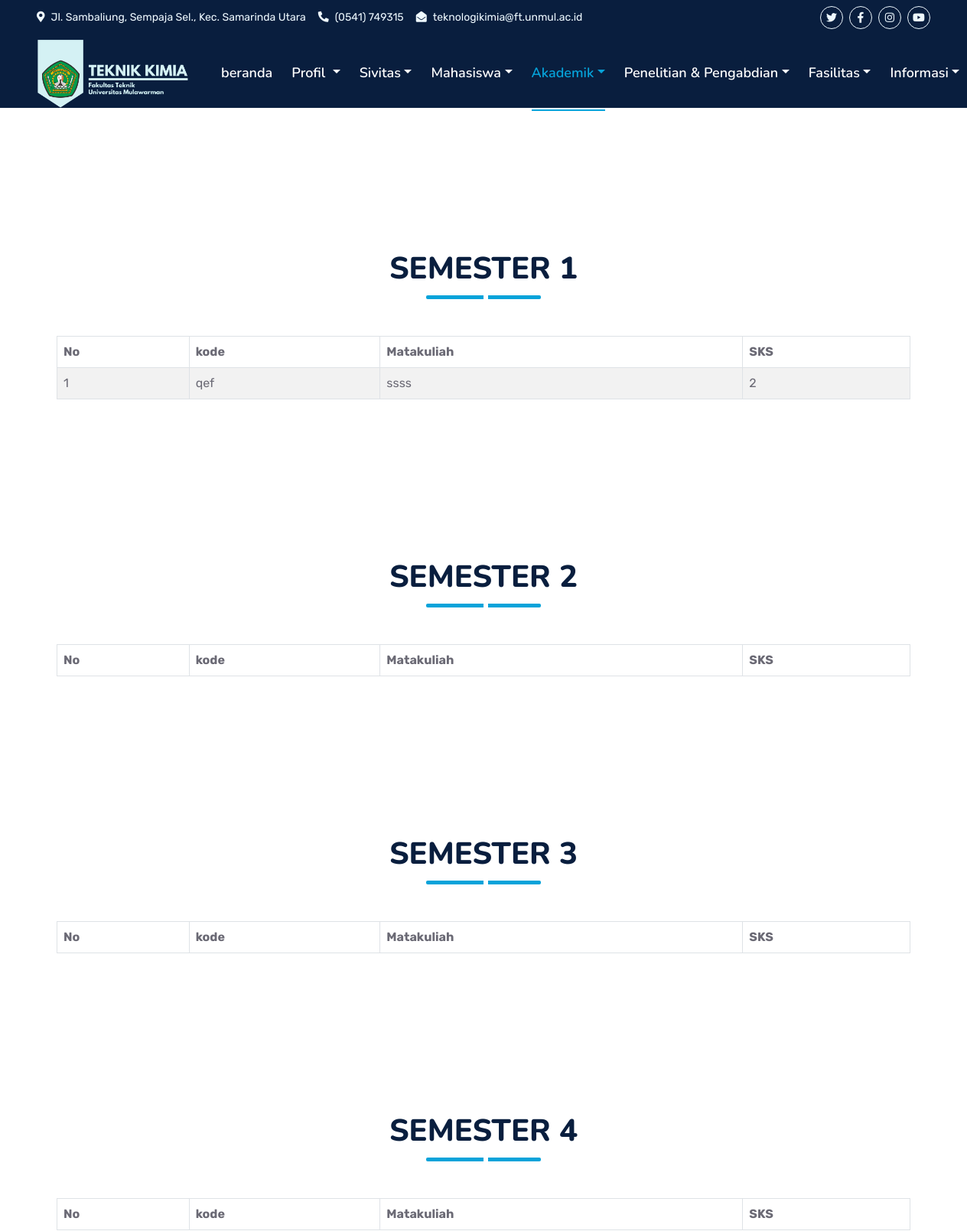
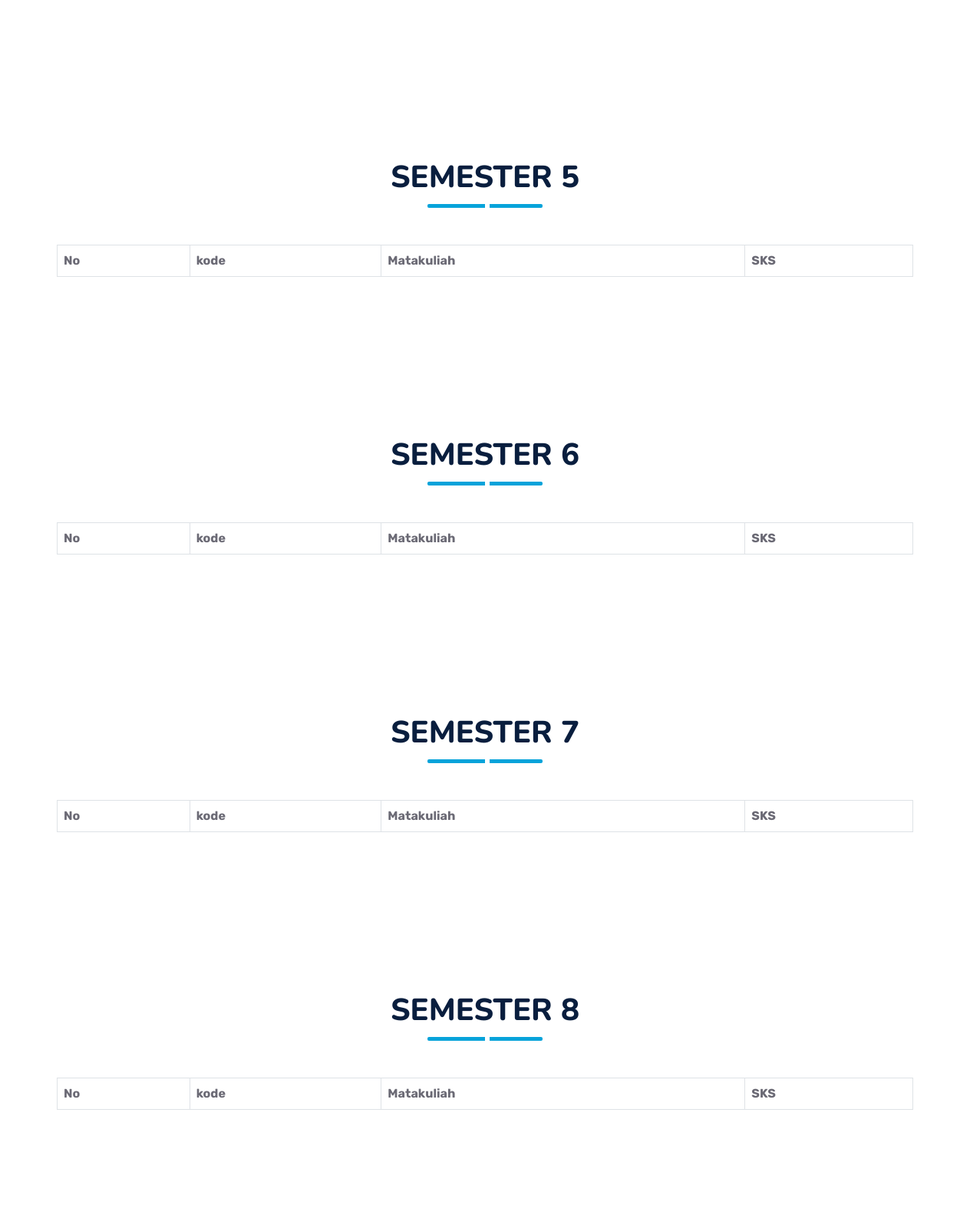
Page /kurikulum (upper part) on the committed database (2 pictures, top to bottom).
### website/models.py (models this page shows, shortened)
class Kurikulum(models.Model):
    TINGKAT_TYPE_CHOICES = (
        (1, 'S1'),
        (2, 'S2'),
        (3, 'S3'),
    )
    tingkat = models.PositiveIntegerField(choices=TINGKAT_TYPE_CHOICES, default=1)
    kode = models.CharField(max_length=50)
    nama_mata_kuliah = models.CharField(max_length=50)
    semester = models.CharField(max_length=50)
    sks = models.IntegerField(blank=True, null=True)
    created_at = models.DateTimeField(auto_now_add=True)
    updated_at = models.DateTimeField(auto_now=True)
    class Meta:
        verbose_name_plural = "Kurikulum"

### website/views.py (the view)
# urls.py: path('kurikulum', views.kurikulum, name='kurikulum'),
def kurikulum(request):
    semester1 = models.Kurikulum.objects.filter(semester='1')
    semester2 = models.Kurikulum.objects.filter(semester='2')
    semester3 = models.Kurikulum.objects.filter(semester='3')
    semester4 = models.Kurikulum.objects.filter(semester='4')
    semester5 = models.Kurikulum.objects.filter(semester='5')
    semester6 = models.Kurikulum.objects.filter(semester='6')
    semester7 = models.Kurikulum.objects.filter(semester='7')
    semester8 = models.Kurikulum.objects.filter(semester='8')
    context = {
        'rows1': semester1,
        'rows2': semester2,
        'rows3': semester3,
        'rows4': semester4,
        'rows5': semester5,
        'rows6': semester6,
        'rows7': semester7,
        'rows8': semester8,
    }
    return render(request, 'website/kurikulum.html', context)

### templates/website/kurikulum.html (shortened to what this page needs)
{% extends 'website/base1.html' %}
{% load static %}
{% block body %}
    <div class="container-fluid py-5 wow fadeInUp" data-wow-delay="0.1s">
        <div class="container py-5">
            <div class="section-title text-center position-relative pb-3 mb-5 mx-auto" style="max-width: 600px;">
                <h1 class="mb-0">SEMESTER 1</h1>
            </div>
            <div class="row g-5">
                                        <div class="table-responsive">
                                            <table id="example" class="table table-striped table-bordered">
                                    <thead>
                                        <tr>
                                            <th>No</th>
                                            <th>kode</th>
                                            <th>Matakuliah</th>
                                            <th>SKS</th>
                                        </tr>
                                    </thead>
                                    <tbody>
                                        {% for row in rows1 %}
                                            <tr>
                                                <td>{{ forloop.counter }}</td>
                                                <td>{{ row.kode }}</td>
                                                <td>{{ row.nama_mata_kuliah }}</td>
                                                <td>{{ row.sks }}</td>
                                            </tr>
                                        {% endfor %}
                                    </tbody>
                                </table>
                                </div>
                </div>
            </div>
        </div>
    <div class="container-fluid py-5 wow fadeInUp" data-wow-delay="0.1s">
        <div class="container py-5">
            <div class="section-title text-center position-relative pb-3 mb-5 mx-auto" style="max-width: 600px;">
                <h1 class="mb-0">SEMESTER 2</h1>
            </div>
            <div class="row g-5">
                                        <div class="table-responsive">
                                            <table id="example" class="table table-striped table-bordered">
                                    <thead>
                                        <tr>
                                            <th>No</th>
                                            <th>kode</th>
                                            <th>Matakuliah</th>
                                            <th>SKS</th>
                                        </tr>
                                    </thead>
                                </table>
                                </div>
                </div>
            </div>
        </div>
    <div class="container-fluid py-5 wow fadeInUp" data-wow-delay="0.1s">
        <div class="container py-5">
            <div class="section-title text-center position-relative pb-3 mb-5 mx-auto" style="max-width: 600px;">
                <h1 class="mb-0">SEMESTER 3</h1>
            </div>
            <div class="row g-5">
                                        <div class="table-responsive">
                                            <table id="example" class="table table-striped table-bordered">
                                    <thead>
                                        <tr>
                                            <th>No</th>
                                            <th>kode</th>
                                            <th>Matakuliah</th>
                                            <th>SKS</th>
                                        </tr>
                                    </thead>
                                </table>
                                </div>
                </div>
            </div>
        </div>
    <div class="container-fluid py-5 wow fadeInUp" data-wow-delay="0.1s">
        <div class="container py-5">
            <div class="section-title text-center position-relative pb-3 mb-5 mx-auto" style="max-width: 600px;">
                <h1 class="mb-0">SEMESTER 4</h1>
            </div>
            <div class="row g-5">
                                        <div class="table-responsive">
                                            <table id="example" class="table table-striped table-bordered">
                                    <thead>
                                        <tr>
                                            <th>No</th>
                                            <th>kode</th>
                                            <th>Matakuliah</th>
                                            <th>SKS</th>
                                        </tr>
                                    </thead>
                                </table>
                                </div>
                </div>
            </div>
        </div>
    <div class="container-fluid py-5 wow fadeInUp" data-wow-delay="0.1s">
        <div class="container py-5">
            <div class="section-title text-center position-relative pb-3 mb-5 mx-auto" style="max-width: 600px;">
                <h1 class="mb-0">SEMESTER 5</h1>
            </div>
            <div class="row g-5">
                                        <div class="table-responsive">
                                            <table id="example" class="table table-striped table-bordered">
                                    <thead>
                                        <tr>
                                            <th>No</th>
                                            <th>kode</th>
                                            <th>Matakuliah</th>
                                            <th>SKS</th>
                                        </tr>
                                    </thead>
                                </table>
                                </div>
                </div>
            </div>
        </div>
    <div class="container-fluid py-5 wow fadeInUp" data-wow-delay="0.1s">
        <div class="container py-5">
            <div class="section-title text-center position-relative pb-3 mb-5 mx-auto" style="max-width: 600px;">
                <h1 class="mb-0">SEMESTER 6</h1>
            </div>
            <div class="row g-5">
                                        <div class="table-responsive">
                                            <table id="example" class="table table-striped table-bordered">
                                    <thead>
                                        <tr>
                                            <th>No</th>
                                            <th>kode</th>
                                            <th>Matakuliah</th>
                                            <th>SKS</th>
                                        </tr>
                                    </thead>
                                </table>
                                </div>
                </div>
            </div>
        </div>
    <div class="container-fluid py-5 wow fadeInUp" data-wow-delay="0.1s">
        <div class="container py-5">
            <div class="section-title text-center position-relative pb-3 mb-5 mx-auto" style="max-width: 600px;">
                <h1 class="mb-0">SEMESTER 7</h1>
            </div>
            <div class="row g-5">
                                        <div class="table-responsive">
                                            <table id="example" class="table table-striped table-bordered">
                                    <thead>
                                        <tr>
                                            <th>No</th>
                                            <th>kode</th>
                                            <th>Matakuliah</th>
                                            <th>SKS</th>
                                        </tr>
                                    </thead>
                                </table>
                                </div>
                </div>
            </div>
        </div>
    <div class="container-fluid py-5 wow fadeInUp" data-wow-delay="0.1s">
        <div class="container py-5">
            <div class="section-title text-center position-relative pb-3 mb-5 mx-auto" style="max-width: 600px;">
                <h1 class="mb-0">SEMESTER 8</h1>
            </div>
            <div class="row g-5">
                                        <div class="table-responsive">
                                            <table id="example" class="table table-striped table-bordered">
                                    <thead>
                                        <tr>
                                            <th>No</th>
                                            <th>kode</th>
                                            <th>Matakuliah</th>
                                            <th>SKS</th>
                                        </tr>
                                    </thead>
                                </table>
                                </div>
                </div>
            </div>
        </div>
{% endblock %}

### static/css/style.css (style rules this page uses)
:root { --primary: #06A3DA; --secondary: #34AD54; --light: #EEF9FF; --dark: #091E3E; }
h1, h2, .fw-bold { font-weight: 800 !important; }
.section-title::before { position: absolute; content: ""; width: 150px; height: 5px; left: 0; bottom: 0; background: var(--primary); border-radius: 2px; }
.section-title.text-center::before { left: 50%; margin-left: -75px; }
.section-title::after { position: absolute; content: ""; width: 6px; height: 5px; bottom: 0px; background: #FFFFFF; -webkit-animation: section-title-run 5s infinite linear; animation: section-title-run 5s infinite linear; }
.section-title.text-center::after { -webkit-animation: section-title-run-center 5s infinite linear; animation: section-title-run-center 5s infinite linear; }

### rows in the picture
Kurikulum: kode "qef", nama_mata_kuliah "ssss", sks "2"
